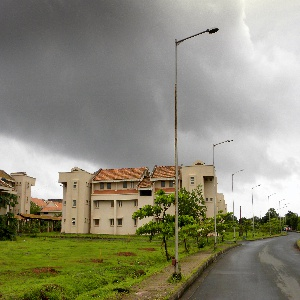
#> input picture Data/test2small.jpg, 300 x 300 px
$ python FD.py ../Data/test2small.jpg   (Python 2 division)
#> lines starting #> are read from the running program, lines starting #| are printed output that depends on the picture
import cv2
import sys
import math
import numpy as np

def get_boundary_points(img):
	print '*' * 50
	print 'get_boundary_points called'
	print '*' * 50
	print

	points = []

	height, width = img.shape[:2]

	posx = [-1,  0,  1, -1, 1, -1, 0, 1]
	posy = [-1, -1, -1,  0, 0,  1, 1, 1]

	points_dict = {}
	for row in xrange(height):
		for col in xrange(width):
			if img[row][col] == 255:

				stack = []
				stack.append([row, col])
				while stack != []:
					r,c = stack.pop()
					state = str(r) + " " + str(c)
					points_dict[state] = 1
					for i in range(8):
						next_r = r + posy[i]
						next_c = c + posx[i]
						if next_c >=0 and next_c < width and next_r>=0 and next_r < height:
							next_state = str(next_r) + " " + str(next_c)
							if img[next_r][next_c] == 255 and next_state not in points_dict:
								stack.append([next_r, next_c])
	b_points = map( lambda x : map(int, x.split() ), points_dict.keys() )
	for i in b_points:
		points.append(i)

	return points
	# print points

def gen_image(points, height, width):
	print '*' * 50
	print 'gen_image called'
	print '*' * 50
	print

	# print points

	points_ = {}
	for i in points:
		state_ = str(i[0]) + " " + str(i[1])
		points_[state_] = 1

	img = np.zeros((height, width), np.uint8)
	for i in xrange(height):
		for j in xrange(width):
			state_ = str(i) + " " + str(j)
			if state_ in points_:
				img[i][j] = 255
				print 'TT'
	return img


def make_invariant(points):
	print '*' * 50
	print 'make_invariant called'
	print '*' * 50
	print

	N = len(points)

	points = map(lambda x : np.complex(x[0], x[1]), points)
	FD = np.fft.fft(points)
	Z0 = FD[0]
	Z1 = FD[1]
	# translational invariance
	FD = FD[2:]

	# scalar invariance
	FD = map(lambda x : x / abs(Z0), FD)

	# rotational invariance

	print FD
	return FD

	# [19 lines of commented-out code are left out]


temp_img = cv2.imread(sys.argv[1], 0)
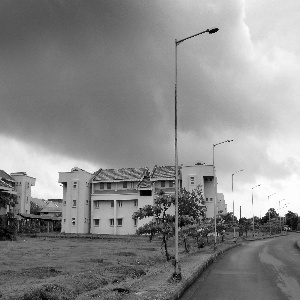
#> temp_img: shape (300, 300); min 0, max 255, mean 137.7
height, width = temp_img.shape[:2]
#> height = 300; width = 300
ll = gen_image( make_invariant( get_boundary_points( temp_img ) ), height, width)
#> in make_invariant, `N = len(points)`: N = 61
#> in make_invariant, `points = map(lambda x : np.complex(x[0], x[1]), points)`: points = 61 items
#> in make_invariant, `FD = map(lambda x : x / abs(Z0), FD)`: FD = 59 items
#> (printed output is left out)
#> the loop in gen_image, `for i in points:` made 1 pass
#> after the loop in gen_image, `for i in points:`: points_ = 0 items
#> (the run stopped early here; a loop or call above may not have finished)
